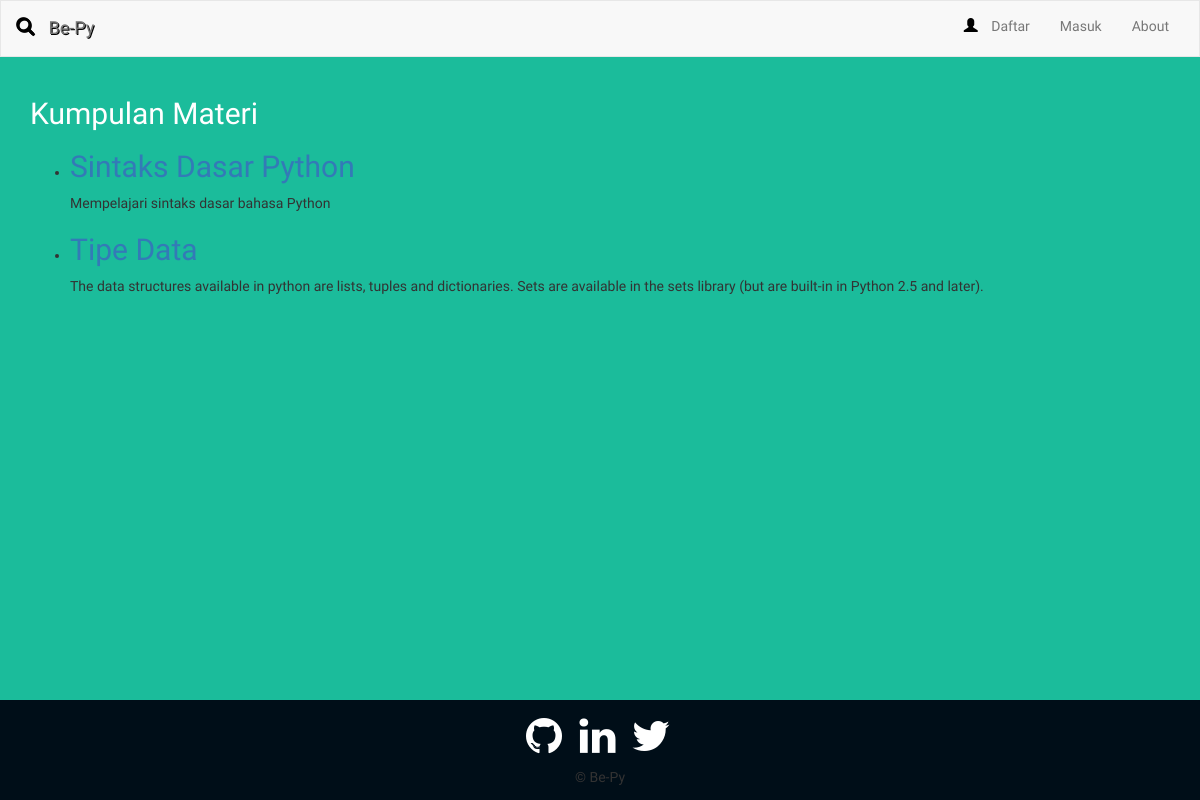
/learning/bab/bab-1/, run on an earlier commit of the app's database.
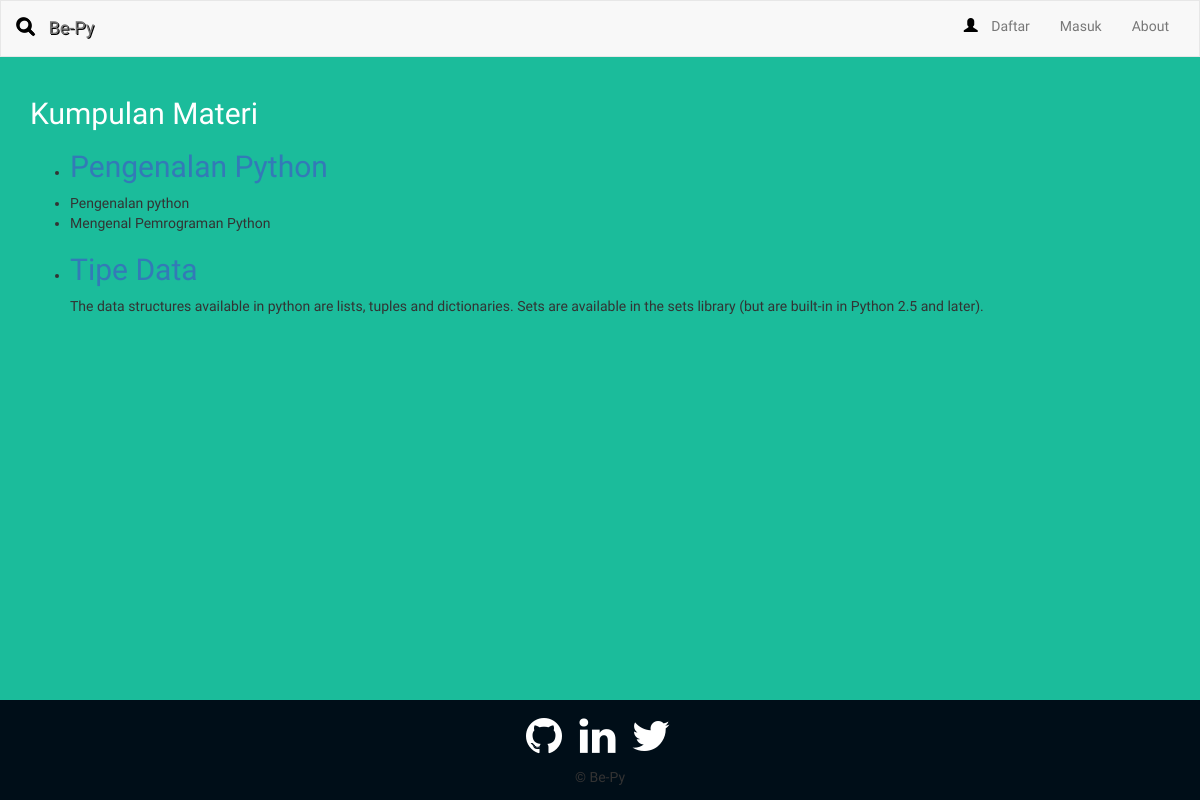
And on a later commit of the database.
### learning/models.py (models this page shows, shortened)
class Materi(models.Model):
    bab = models.ForeignKey(Bab, related_name="materi")
    judul_materi = models.CharField(max_length=128)
    deskripsi = models.TextField(null=True)
    views = models.IntegerField(default=0)
    slug = models.SlugField(unique=True)

### learning/views.py (the view)
# urls.py: url(r'^bab/(?P<bab_slug>[\w\-]+)/$', views.list_materi, name='materi'),
def list_materi(request, bab_slug):
    bab = Bab.objects.get(slug=bab_slug)
    materi_list = Materi.objects.filter(bab=bab)
    context_dict={"materi":materi_list}
    return render(request, 'learning/materi.html', context_dict)

### templates/learning/materi.html (shortened to what this page needs)
{% extends 'learning/base.html' %}
{% load staticfiles %}
{% block body_block %}
    <h1>Kumpulan Materi</h1>
{% if materi %}
            <ul>
                {% for m in materi %}
                <li>
                    <h2><a href="/learning/bab/{{m.bab.slug}}/materi/{{ m.slug }}/">{{ m.judul_materi }}</a></h2>
		<p> {{ m.deskripsi|safe }} 	</p>
               </li>
              {% endfor %}
            </ul>
        {% else %}
            <strong>Tidak ada materi yang tersedia.</strong>
        {% endif %}
{% endblock %}

### templates/learning/base.html (shortened to what this page needs)
{% load staticfiles %}
<!DOCTYPE html>
<html lang="en">
<head>
    <link rel="stylesheet" href="http://maxcdn.bootstrapcdn.com/bootstrap/3.3.5/css/bootstrap.min.css">
    <link rel="stylesheet" href="https://maxcdn.bootstrapcdn.com/font-awesome/4.4.0/css/font-awesome.min.css">
    <link rel="stylesheet" href="{% static 'css/custom.css'%}">
    <link rel="stylesheet" href="{% static 'css/login.css'%}">
</head>
    <body>
	<nav class="navbar navbar-default" role="navigation">
        <div class="container-fluid">
            <div class="navbar-header">
                <a class="navbar-brand" href="/learning/"><span class="glyphicon glyphicon-search"></span> Be-Py</a>
            </div>
	    {% if user.is_authenticated %}
		<div class="collapse navbar-collapse" id="myNavbar">
                    <ul class="nav navbar-nav navbar-right">
			 <li><a href="{% url 'auth_logout' %}?next=/learning/"><span class="glyphicon glyphicon-log-out"></span> Keluar</a></li>
                </ul>
            </div>
	    {% else %}
            <div class="collapse navbar-collapse" id="myNavbar">
                <ul class="nav navbar-nav navbar-right">
                    <li><a href="{% url 'registration_register' %}"><span class="glyphicon glyphicon-user"></span> Daftar</a></li>
                    <li><a href="{% url 'auth_login' %}">Masuk</a></li>
                    <li><a href="#">About</a></li>
                </ul>
            </div>
            {% endif %}
        </div>
    </nav>
        <div class="container" style="heigt:auto;">
            {% block body_block %}{% endblock %}
        </div>
<footer class="footer">
        <ul class="list-inline">
            <li><a href="#"><i class="fa fa-github fa-3x"></i></a></li>
            <li><a href="#"><i class="fa fa-linkedin fa-3x"></i></a></li>
            <li><a href="#"><i class="fa fa-twitter fa-3x"></i></a></li>
        </ul>
        <p>© Be-Py</p>
    </footer>
    </body>
</html>

### static/css/custom.css (style rules this page uses)
body { background-color: #1BBC9B; font-family: 'Roboto', sans-serif; }
.navbar { border-radius: 0px; }
.navbar-brand { font-weight: 600px; text-shadow: 1px 1px 0.5px black; }
.glyphicon { color: black; }
h1, h3 { font-family: Rokkitt,serif; font-weight: 100; font-size: 30px; color: #FFF; }
.glyphicon { margin-bottom: 10px;margin-right: 10px; }
html { position: relative; min-height: 100%; }
body { margin-bottom: 60px; }
.footer { position: absolute; bottom: 0; width: 100%; height: 100px; background-color: #000E18; text-align: center; }
footer .fa { color: #FFF; margin-top: 15px; width: 40px; margin-bottom: 0; }

### static/css/login.css (style rules this page uses)
html, body { font-family: 'Varela Round'; }
a { transition: all ease-in-out 200ms; }

What changed in the data, as far as the page shows it:
changed Materi: judul_materi "Sintaks Dasar Python" → "Pengenalan Python"; deskripsi "Mempelajari sintaks dasar bahasa Python" → "Pengenalan python Mengenal Pemrograman Python"
